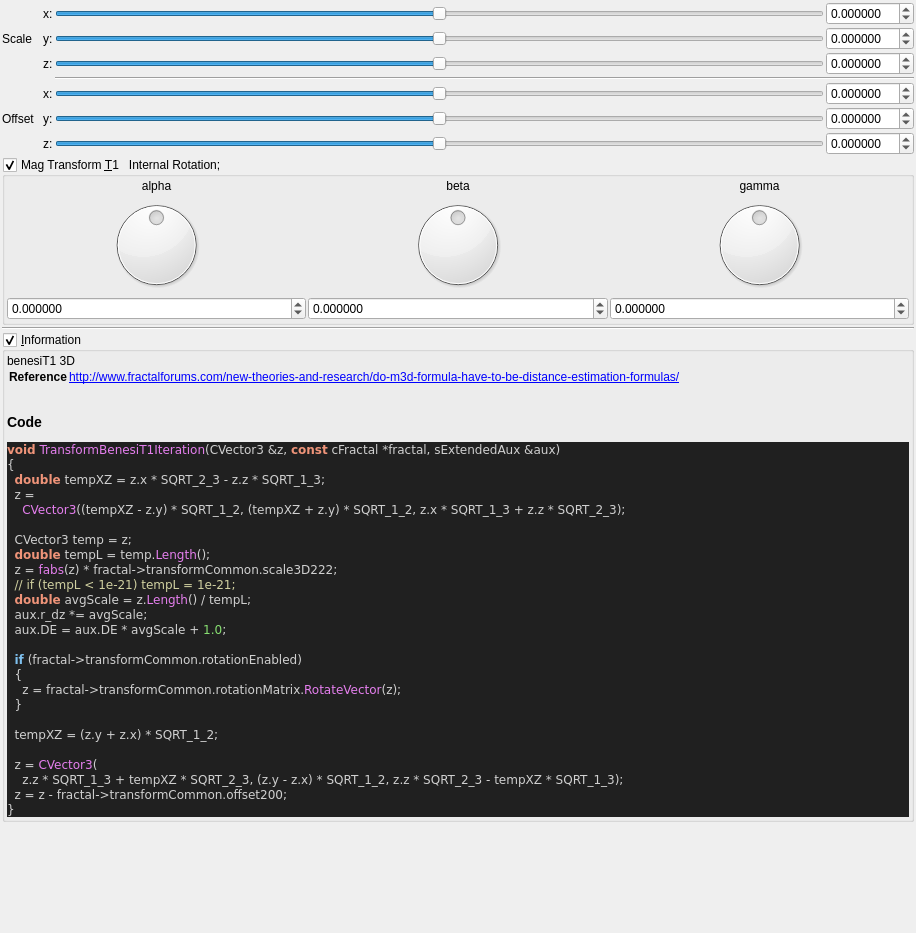
<?xml version="1.0" encoding="UTF-8"?>
<ui version="4.0">
 <class>Form</class>
 <widget class="QWidget" name="Form">
  <property name="geometry">
   <rect>
    <x>0</x>
    <y>0</y>
    <width>916</width>
    <height>933</height>
   </rect>
  </property>
  <property name="windowTitle">
   <string>Form</string>
  </property>
  <layout class="QVBoxLayout" name="verticalLayout">
   <property name="spacing">
    <number>2</number>
   </property>
   <property name="leftMargin">
    <number>2</number>
   </property>
   <property name="topMargin">
    <number>2</number>
   </property>
   <property name="rightMargin">
    <number>2</number>
   </property>
   <property name="bottomMargin">
    <number>2</number>
   </property>
   <item>
    <layout class="QGridLayout" name="gridLayout_63">
     <property name="spacing">
      <number>2</number>
     </property>
     <item row="4" column="4">
      <widget class="MyDoubleSpinBox" name="spinbox3_transf_offset_200_x">
       <property name="sizePolicy">
        <sizepolicy hsizetype="Minimum" vsizetype="Maximum">
         <horstretch>0</horstretch>
         <verstretch>0</verstretch>
        </sizepolicy>
       </property>
       <property name="prefix">
        <string/>
       </property>
       <property name="suffix">
        <string/>
       </property>
       <property name="decimals">
        <number>6</number>
       </property>
       <property name="minimum">
        <double>-99.989999999999995</double>
       </property>
       <property name="maximum">
        <double>99.989999999999995</double>
       </property>
       <property name="singleStep">
        <double>0.100000000000000</double>
       </property>
      </widget>
     </item>
     <item row="6" column="3">
      <widget class="QSlider" name="slider3_transf_offset_200_z">
       <property name="sizePolicy">
        <sizepolicy hsizetype="Expanding" vsizetype="Maximum">
         <horstretch>0</horstretch>
         <verstretch>0</verstretch>
        </sizepolicy>
       </property>
       <property name="minimum">
        <number>-5000000</number>
       </property>
       <property name="maximum">
        <number>5000000</number>
       </property>
       <property name="singleStep">
        <number>1</number>
       </property>
       <property name="orientation">
        <enum>Qt::Horizontal</enum>
       </property>
      </widget>
     </item>
     <item row="5" column="3">
      <widget class="QSlider" name="slider3_transf_offset_200_y">
       <property name="sizePolicy">
        <sizepolicy hsizetype="Expanding" vsizetype="Maximum">
         <horstretch>0</horstretch>
         <verstretch>0</verstretch>
        </sizepolicy>
       </property>
       <property name="minimum">
        <number>-5000000</number>
       </property>
       <property name="maximum">
        <number>5000000</number>
       </property>
       <property name="singleStep">
        <number>1</number>
       </property>
       <property name="orientation">
        <enum>Qt::Horizontal</enum>
       </property>
      </widget>
     </item>
     <item row="3" column="3" colspan="2">
      <widget class="Line" name="line_53">
       <property name="orientation">
        <enum>Qt::Horizontal</enum>
       </property>
      </widget>
     </item>
     <item row="0" column="4">
      <widget class="MyDoubleSpinBox" name="spinbox3_transf_scale3D_222_x">
       <property name="sizePolicy">
        <sizepolicy hsizetype="Minimum" vsizetype="Maximum">
         <horstretch>0</horstretch>
         <verstretch>0</verstretch>
        </sizepolicy>
       </property>
       <property name="prefix">
        <string/>
       </property>
       <property name="suffix">
        <string/>
       </property>
       <property name="decimals">
        <number>6</number>
       </property>
       <property name="minimum">
        <double>-99.989999999999995</double>
       </property>
       <property name="maximum">
        <double>99.989999999999995</double>
       </property>
       <property name="singleStep">
        <double>0.100000000000000</double>
       </property>
      </widget>
     </item>
     <item row="4" column="3">
      <widget class="QSlider" name="slider3_transf_offset_200_x">
       <property name="sizePolicy">
        <sizepolicy hsizetype="Preferred" vsizetype="Preferred">
         <horstretch>0</horstretch>
         <verstretch>0</verstretch>
        </sizepolicy>
       </property>
       <property name="minimum">
        <number>-5000000</number>
       </property>
       <property name="maximum">
        <number>5000000</number>
       </property>
       <property name="singleStep">
        <number>1</number>
       </property>
       <property name="orientation">
        <enum>Qt::Horizontal</enum>
       </property>
      </widget>
     </item>
     <item row="1" column="4">
      <widget class="MyDoubleSpinBox" name="spinbox3_transf_scale3D_222_y">
       <property name="sizePolicy">
        <sizepolicy hsizetype="Minimum" vsizetype="Maximum">
         <horstretch>0</horstretch>
         <verstretch>0</verstretch>
        </sizepolicy>
       </property>
       <property name="prefix">
        <string/>
       </property>
       <property name="suffix">
        <string/>
       </property>
       <property name="decimals">
        <number>6</number>
       </property>
       <property name="minimum">
        <double>-99.989999999999995</double>
       </property>
       <property name="maximum">
        <double>99.989999999999995</double>
       </property>
       <property name="singleStep">
        <double>0.100000000000000</double>
       </property>
      </widget>
     </item>
     <item row="5" column="2">
      <widget class="QLabel" name="label_260">
       <property name="text">
        <string>y:</string>
       </property>
      </widget>
     </item>
     <item row="6" column="2">
      <widget class="QLabel" name="label_254">
       <property name="text">
        <string>z:</string>
       </property>
      </widget>
     </item>
     <item row="1" column="2">
      <widget class="QLabel" name="label_259">
       <property name="text">
        <string>y:</string>
       </property>
      </widget>
     </item>
     <item row="2" column="2">
      <widget class="QLabel" name="label_250">
       <property name="text">
        <string>z:</string>
       </property>
      </widget>
     </item>
     <item row="6" column="4">
      <widget class="MyDoubleSpinBox" name="spinbox3_transf_offset_200_z">
       <property name="sizePolicy">
        <sizepolicy hsizetype="Minimum" vsizetype="Maximum">
         <horstretch>0</horstretch>
         <verstretch>0</verstretch>
        </sizepolicy>
       </property>
       <property name="prefix">
        <string/>
       </property>
       <property name="suffix">
        <string/>
       </property>
       <property name="decimals">
        <number>6</number>
       </property>
       <property name="minimum">
        <double>-99.989999999999995</double>
       </property>
       <property name="maximum">
        <double>99.989999999999995</double>
       </property>
       <property name="singleStep">
        <double>0.100000000000000</double>
       </property>
      </widget>
     </item>
     <item row="1" column="3">
      <widget class="QSlider" name="slider3_transf_scale3D_222_y">
       <property name="sizePolicy">
        <sizepolicy hsizetype="Expanding" vsizetype="Maximum">
         <horstretch>0</horstretch>
         <verstretch>0</verstretch>
        </sizepolicy>
       </property>
       <property name="minimum">
        <number>-5000000</number>
       </property>
       <property name="maximum">
        <number>5000000</number>
       </property>
       <property name="singleStep">
        <number>1</number>
       </property>
       <property name="orientation">
        <enum>Qt::Horizontal</enum>
       </property>
      </widget>
     </item>
     <item row="0" column="3">
      <widget class="QSlider" name="slider3_transf_scale3D_222_x">
       <property name="sizePolicy">
        <sizepolicy hsizetype="Preferred" vsizetype="Preferred">
         <horstretch>0</horstretch>
         <verstretch>0</verstretch>
        </sizepolicy>
       </property>
       <property name="minimum">
        <number>-5000000</number>
       </property>
       <property name="maximum">
        <number>5000000</number>
       </property>
       <property name="singleStep">
        <number>1</number>
       </property>
       <property name="orientation">
        <enum>Qt::Horizontal</enum>
       </property>
      </widget>
     </item>
     <item row="2" column="4">
      <widget class="MyDoubleSpinBox" name="spinbox3_transf_scale3D_222_z">
       <property name="sizePolicy">
        <sizepolicy hsizetype="Minimum" vsizetype="Maximum">
         <horstretch>0</horstretch>
         <verstretch>0</verstretch>
        </sizepolicy>
       </property>
       <property name="prefix">
        <string/>
       </property>
       <property name="suffix">
        <string/>
       </property>
       <property name="decimals">
        <number>6</number>
       </property>
       <property name="minimum">
        <double>-99.989999999999995</double>
       </property>
       <property name="maximum">
        <double>99.989999999999995</double>
       </property>
       <property name="singleStep">
        <double>0.100000000000000</double>
       </property>
      </widget>
     </item>
     <item row="0" column="2">
      <widget class="QLabel" name="label_251">
       <property name="text">
        <string>x:</string>
       </property>
      </widget>
     </item>
     <item row="4" column="2">
      <widget class="QLabel" name="label_252">
       <property name="text">
        <string>x:</string>
       </property>
      </widget>
     </item>
     <item row="5" column="4">
      <widget class="MyDoubleSpinBox" name="spinbox3_transf_offset_200_y">
       <property name="sizePolicy">
        <sizepolicy hsizetype="Minimum" vsizetype="Maximum">
         <horstretch>0</horstretch>
         <verstretch>0</verstretch>
        </sizepolicy>
       </property>
       <property name="prefix">
        <string/>
       </property>
       <property name="suffix">
        <string/>
       </property>
       <property name="decimals">
        <number>6</number>
       </property>
       <property name="minimum">
        <double>-99.989999999999995</double>
       </property>
       <property name="maximum">
        <double>99.989999999999995</double>
       </property>
       <property name="singleStep">
        <double>0.100000000000000</double>
       </property>
      </widget>
     </item>
     <item row="2" column="3">
      <widget class="QSlider" name="slider3_transf_scale3D_222_z">
       <property name="sizePolicy">
        <sizepolicy hsizetype="Expanding" vsizetype="Maximum">
         <horstretch>0</horstretch>
         <verstretch>0</verstretch>
        </sizepolicy>
       </property>
       <property name="minimum">
        <number>-5000000</number>
       </property>
       <property name="maximum">
        <number>5000000</number>
       </property>
       <property name="singleStep">
        <number>1</number>
       </property>
       <property name="orientation">
        <enum>Qt::Horizontal</enum>
       </property>
      </widget>
     </item>
     <item row="5" column="1">
      <widget class="QLabel" name="label_255">
       <property name="text">
        <string>Offset  </string>
       </property>
      </widget>
     </item>
     <item row="1" column="1">
      <widget class="QLabel" name="label_258">
       <property name="text">
        <string>Scale</string>
       </property>
      </widget>
     </item>
    </layout>
   </item>
   <item>
    <widget class="MyGroupBox" name="groupCheck_transf_rotation_enabled">
     <property name="title">
      <string>Mag Transform &amp;T1   Internal Rotation; </string>
     </property>
     <property name="checkable">
      <bool>true</bool>
     </property>
     <layout class="QVBoxLayout" name="verticalLayout_8" stretch="0">
      <property name="spacing">
       <number>2</number>
      </property>
      <property name="leftMargin">
       <number>2</number>
      </property>
      <property name="topMargin">
       <number>2</number>
      </property>
      <property name="rightMargin">
       <number>2</number>
      </property>
      <property name="bottomMargin">
       <number>2</number>
      </property>
      <item>
       <layout class="QGridLayout" name="gridLayout_10">
        <property name="spacing">
         <number>2</number>
        </property>
        <item row="1" column="2">
         <widget class="QLabel" name="label_36">
          <property name="text">
           <string>gamma</string>
          </property>
          <property name="alignment">
           <set>Qt::AlignCenter</set>
          </property>
         </widget>
        </item>
        <item row="1" column="1">
         <widget class="QLabel" name="label_34">
          <property name="text">
           <string>beta</string>
          </property>
          <property name="alignment">
           <set>Qt::AlignCenter</set>
          </property>
         </widget>
        </item>
        <item row="1" column="0">
         <widget class="QLabel" name="label_35">
          <property name="text">
           <string>alpha</string>
          </property>
          <property name="alignment">
           <set>Qt::AlignCenter</set>
          </property>
         </widget>
        </item>
        <item row="2" column="1">
         <widget class="QDial" name="dial3_transf_rotation_y">
          <property name="minimum">
           <number>-18000</number>
          </property>
          <property name="maximum">
           <number>18000</number>
          </property>
          <property name="wrapping">
           <bool>true</bool>
          </property>
         </widget>
        </item>
        <item row="2" column="2">
         <widget class="QDial" name="dial3_transf_rotation_z">
          <property name="minimum">
           <number>-18000</number>
          </property>
          <property name="maximum">
           <number>18000</number>
          </property>
          <property name="wrapping">
           <bool>true</bool>
          </property>
         </widget>
        </item>
        <item row="3" column="0">
         <widget class="MyDoubleSpinBox" name="spinboxd3_transf_rotation_x">
          <property name="sizePolicy">
           <sizepolicy hsizetype="Minimum" vsizetype="Maximum">
            <horstretch>0</horstretch>
            <verstretch>0</verstretch>
           </sizepolicy>
          </property>
          <property name="prefix">
           <string/>
          </property>
          <property name="suffix">
           <string/>
          </property>
          <property name="decimals">
           <number>6</number>
          </property>
          <property name="minimum">
           <double>-180.000000000000000</double>
          </property>
          <property name="maximum">
           <double>180.000000000000000</double>
          </property>
          <property name="singleStep">
           <double>1.000000000000000</double>
          </property>
         </widget>
        </item>
        <item row="2" column="0">
         <widget class="QDial" name="dial3_transf_rotation_x">
          <property name="minimum">
           <number>-18000</number>
          </property>
          <property name="maximum">
           <number>18000</number>
          </property>
          <property name="wrapping">
           <bool>true</bool>
          </property>
         </widget>
        </item>
        <item row="3" column="2">
         <widget class="MyDoubleSpinBox" name="spinboxd3_transf_rotation_z">
          <property name="sizePolicy">
           <sizepolicy hsizetype="Minimum" vsizetype="Maximum">
            <horstretch>0</horstretch>
            <verstretch>0</verstretch>
           </sizepolicy>
          </property>
          <property name="prefix">
           <string/>
          </property>
          <property name="suffix">
           <string/>
          </property>
          <property name="decimals">
           <number>6</number>
          </property>
          <property name="minimum">
           <double>-180.000000000000000</double>
          </property>
          <property name="maximum">
           <double>180.000000000000000</double>
          </property>
          <property name="singleStep">
           <double>1.000000000000000</double>
          </property>
         </widget>
        </item>
        <item row="3" column="1">
         <widget class="MyDoubleSpinBox" name="spinboxd3_transf_rotation_y">
          <property name="sizePolicy">
           <sizepolicy hsizetype="Minimum" vsizetype="Maximum">
            <horstretch>0</horstretch>
            <verstretch>0</verstretch>
           </sizepolicy>
          </property>
          <property name="prefix">
           <string/>
          </property>
          <property name="suffix">
           <string/>
          </property>
          <property name="decimals">
           <number>6</number>
          </property>
          <property name="minimum">
           <double>-180.000000000000000</double>
          </property>
          <property name="maximum">
           <double>180.000000000000000</double>
          </property>
          <property name="singleStep">
           <double>1.000000000000000</double>
          </property>
         </widget>
        </item>
       </layout>
      </item>
     </layout>
    </widget>
   </item>
   <item>
    <widget class="Line" name="line_55">
     <property name="orientation">
      <enum>Qt::Horizontal</enum>
     </property>
    </widget>
   </item>
   <item>
    <widget class="MyGroupBox" name="groupCheck_info">
     <property name="title">
      <string>&amp;Information</string>
     </property>
     <property name="flat">
      <bool>false</bool>
     </property>
     <property name="checkable">
      <bool>true</bool>
     </property>
     <layout class="QVBoxLayout" name="verticalLayout_2">
      <property name="spacing">
       <number>2</number>
      </property>
      <property name="leftMargin">
       <number>2</number>
      </property>
      <property name="topMargin">
       <number>2</number>
      </property>
      <property name="rightMargin">
       <number>2</number>
      </property>
      <property name="bottomMargin">
       <number>2</number>
      </property>
      <item>
       <widget class="QLabel" name="label_code_content">
        <property name="text">
         <string>&lt;p&gt;benesiT1  3D&lt;/p&gt;&lt;table&gt;
&lt;tr&gt;&lt;th&gt;Reference&lt;/th&gt;&lt;td&gt;&lt;a href=&quot;http://www.fractalforums.com/new-theories-and-research/do-m3d-formula-have-to-be-distance-estimation-formulas/&quot;&gt;http://www.fractalforums.com/new-theories-and-research/do-m3d-formula-have-to-be-distance-estimation-formulas/&lt;br&gt;
&lt;/td&gt;&lt;/tr&gt;
&lt;/table&gt;
&lt;h3&gt;Code&lt;/h3&gt;
&lt;body style=&quot;background-color:#202020&quot;&gt;
&lt;pre style=&quot;color:#d0d0d0; background-color:#202020;  font-family:'Courier New',monospace;&quot;&gt;&lt;span style=&quot;color:#f09479; font-weight:bold&quot;&gt;void&lt;/span&gt; &lt;span style=&quot;color:#e47eed&quot;&gt;TransformBenesiT1Iteration&lt;/span&gt;&lt;span style=&quot;color:#d0d0d0&quot;&gt;(&lt;/span&gt;CVector3 &lt;span style=&quot;color:#d0d0d0&quot;&gt;&amp;amp;&lt;/span&gt;z&lt;span style=&quot;color:#d0d0d0&quot;&gt;,&lt;/span&gt; &lt;span style=&quot;color:#f09479; font-weight:bold&quot;&gt;const&lt;/span&gt; cFractal &lt;span style=&quot;color:#d0d0d0&quot;&gt;*&lt;/span&gt;fractal&lt;span style=&quot;color:#d0d0d0&quot;&gt;,&lt;/span&gt; sExtendedAux &lt;span style=&quot;color:#d0d0d0&quot;&gt;&amp;amp;&lt;/span&gt;aux&lt;span style=&quot;color:#d0d0d0&quot;&gt;)&lt;/span&gt;
&lt;span style=&quot;color:#d0d0d0&quot;&gt;{&lt;/span&gt;
  &lt;span style=&quot;color:#f09479; font-weight:bold&quot;&gt;double&lt;/span&gt; tempXZ &lt;span style=&quot;color:#d0d0d0&quot;&gt;=&lt;/span&gt; z&lt;span style=&quot;color:#d0d0d0&quot;&gt;.&lt;/span&gt;x &lt;span style=&quot;color:#d0d0d0&quot;&gt;*&lt;/span&gt; SQRT_2_3 &lt;span style=&quot;color:#d0d0d0&quot;&gt;-&lt;/span&gt; z&lt;span style=&quot;color:#d0d0d0&quot;&gt;.&lt;/span&gt;z &lt;span style=&quot;color:#d0d0d0&quot;&gt;*&lt;/span&gt; SQRT_1_3&lt;span style=&quot;color:#d0d0d0&quot;&gt;;&lt;/span&gt;
  z &lt;span style=&quot;color:#d0d0d0&quot;&gt;=&lt;/span&gt;
    &lt;span style=&quot;color:#e47eed&quot;&gt;CVector3&lt;/span&gt;&lt;span style=&quot;color:#d0d0d0&quot;&gt;((&lt;/span&gt;tempXZ &lt;span style=&quot;color:#d0d0d0&quot;&gt;-&lt;/span&gt; z&lt;span style=&quot;color:#d0d0d0&quot;&gt;.&lt;/span&gt;y&lt;span style=&quot;color:#d0d0d0&quot;&gt;) *&lt;/span&gt; SQRT_1_2&lt;span style=&quot;color:#d0d0d0&quot;&gt;, (&lt;/span&gt;tempXZ &lt;span style=&quot;color:#d0d0d0&quot;&gt;+&lt;/span&gt; z&lt;span style=&quot;color:#d0d0d0&quot;&gt;.&lt;/span&gt;y&lt;span style=&quot;color:#d0d0d0&quot;&gt;) *&lt;/span&gt; SQRT_1_2&lt;span style=&quot;color:#d0d0d0&quot;&gt;,&lt;/span&gt; z&lt;span style=&quot;color:#d0d0d0&quot;&gt;.&lt;/span&gt;x &lt;span style=&quot;color:#d0d0d0&quot;&gt;*&lt;/span&gt; SQRT_1_3 &lt;span style=&quot;color:#d0d0d0&quot;&gt;+&lt;/span&gt; z&lt;span style=&quot;color:#d0d0d0&quot;&gt;.&lt;/span&gt;z &lt;span style=&quot;color:#d0d0d0&quot;&gt;*&lt;/span&gt; SQRT_2_3&lt;span style=&quot;color:#d0d0d0&quot;&gt;);&lt;/span&gt;

  CVector3 temp &lt;span style=&quot;color:#d0d0d0&quot;&gt;=&lt;/span&gt; z&lt;span style=&quot;color:#d0d0d0&quot;&gt;;&lt;/span&gt;
  &lt;span style=&quot;color:#f09479; font-weight:bold&quot;&gt;double&lt;/span&gt; tempL &lt;span style=&quot;color:#d0d0d0&quot;&gt;=&lt;/span&gt; temp&lt;span style=&quot;color:#d0d0d0&quot;&gt;.&lt;/span&gt;&lt;span style=&quot;color:#e47eed&quot;&gt;Length&lt;/span&gt;&lt;span style=&quot;color:#d0d0d0&quot;&gt;();&lt;/span&gt;
  z &lt;span style=&quot;color:#d0d0d0&quot;&gt;=&lt;/span&gt; &lt;span style=&quot;color:#e47eed&quot;&gt;fabs&lt;/span&gt;&lt;span style=&quot;color:#d0d0d0&quot;&gt;(&lt;/span&gt;z&lt;span style=&quot;color:#d0d0d0&quot;&gt;) *&lt;/span&gt; fractal&lt;span style=&quot;color:#d0d0d0&quot;&gt;-&amp;gt;&lt;/span&gt;transformCommon&lt;span style=&quot;color:#d0d0d0&quot;&gt;.&lt;/span&gt;scale3D222&lt;span style=&quot;color:#d0d0d0&quot;&gt;;&lt;/span&gt;
  &lt;span style=&quot;color:#d0d0a0&quot;&gt;// if (tempL &amp;lt; 1e-21) tempL = 1e-21;&lt;/span&gt;
  &lt;span style=&quot;color:#f09479; font-weight:bold&quot;&gt;double&lt;/span&gt; avgScale &lt;span style=&quot;color:#d0d0d0&quot;&gt;=&lt;/span&gt; z&lt;span style=&quot;color:#d0d0d0&quot;&gt;.&lt;/span&gt;&lt;span style=&quot;color:#e47eed&quot;&gt;Length&lt;/span&gt;&lt;span style=&quot;color:#d0d0d0&quot;&gt;() /&lt;/span&gt; tempL&lt;span style=&quot;color:#d0d0d0&quot;&gt;;&lt;/span&gt;
  aux&lt;span style=&quot;color:#d0d0d0&quot;&gt;.&lt;/span&gt;r_dz &lt;span style=&quot;color:#d0d0d0&quot;&gt;*=&lt;/span&gt; avgScale&lt;span style=&quot;color:#d0d0d0&quot;&gt;;&lt;/span&gt;
  aux&lt;span style=&quot;color:#d0d0d0&quot;&gt;.&lt;/span&gt;DE &lt;span style=&quot;color:#d0d0d0&quot;&gt;=&lt;/span&gt; aux&lt;span style=&quot;color:#d0d0d0&quot;&gt;.&lt;/span&gt;DE &lt;span style=&quot;color:#d0d0d0&quot;&gt;*&lt;/span&gt; avgScale &lt;span style=&quot;color:#d0d0d0&quot;&gt;+&lt;/span&gt; &lt;span style=&quot;color:#87df71&quot;&gt;1.0&lt;/span&gt;&lt;span style=&quot;color:#d0d0d0&quot;&gt;;&lt;/span&gt;

  &lt;span style=&quot;color:#7ec0ee; font-weight:bold&quot;&gt;if&lt;/span&gt; &lt;span style=&quot;color:#d0d0d0&quot;&gt;(&lt;/span&gt;fractal&lt;span style=&quot;color:#d0d0d0&quot;&gt;-&amp;gt;&lt;/span&gt;transformCommon&lt;span style=&quot;color:#d0d0d0&quot;&gt;.&lt;/span&gt;rotationEnabled&lt;span style=&quot;color:#d0d0d0&quot;&gt;)&lt;/span&gt;
  &lt;span style=&quot;color:#d0d0d0&quot;&gt;{&lt;/span&gt;
    z &lt;span style=&quot;color:#d0d0d0&quot;&gt;=&lt;/span&gt; fractal&lt;span style=&quot;color:#d0d0d0&quot;&gt;-&amp;gt;&lt;/span&gt;transformCommon&lt;span style=&quot;color:#d0d0d0&quot;&gt;.&lt;/span&gt;rotationMatrix&lt;span style=&quot;color:#d0d0d0&quot;&gt;.&lt;/span&gt;&lt;span style=&quot;color:#e47eed&quot;&gt;RotateVector&lt;/span&gt;&lt;span style=&quot;color:#d0d0d0&quot;&gt;(&lt;/span&gt;z&lt;span style=&quot;color:#d0d0d0&quot;&gt;);&lt;/span&gt;
  &lt;span style=&quot;color:#d0d0d0&quot;&gt;}&lt;/span&gt;

  tempXZ &lt;span style=&quot;color:#d0d0d0&quot;&gt;= (&lt;/span&gt;z&lt;span style=&quot;color:#d0d0d0&quot;&gt;.&lt;/span&gt;y &lt;span style=&quot;color:#d0d0d0&quot;&gt;+&lt;/span&gt; z&lt;span style=&quot;color:#d0d0d0&quot;&gt;.&lt;/span&gt;x&lt;span style=&quot;color:#d0d0d0&quot;&gt;) *&lt;/span&gt; SQRT_1_2&lt;span style=&quot;color:#d0d0d0&quot;&gt;;&lt;/span&gt;

  z &lt;span style=&quot;color:#d0d0d0&quot;&gt;=&lt;/span&gt; &lt;span style=&quot;color:#e47eed&quot;&gt;CVector3&lt;/span&gt;&lt;span style=&quot;color:#d0d0d0&quot;&gt;(&lt;/span&gt;
    z&lt;span style=&quot;color:#d0d0d0&quot;&gt;.&lt;/span&gt;z &lt;span style=&quot;color:#d0d0d0&quot;&gt;*&lt;/span&gt; SQRT_1_3 &lt;span style=&quot;color:#d0d0d0&quot;&gt;+&lt;/span&gt; tempXZ &lt;span style=&quot;color:#d0d0d0&quot;&gt;*&lt;/span&gt; SQRT_2_3&lt;span style=&quot;color:#d0d0d0&quot;&gt;, (&lt;/span&gt;z&lt;span style=&quot;color:#d0d0d0&quot;&gt;.&lt;/span&gt;y &lt;span style=&quot;color:#d0d0d0&quot;&gt;-&lt;/span&gt; z&lt;span style=&quot;color:#d0d0d0&quot;&gt;.&lt;/span&gt;x&lt;span style=&quot;color:#d0d0d0&quot;&gt;) *&lt;/span&gt; SQRT_1_2&lt;span style=&quot;color:#d0d0d0&quot;&gt;,&lt;/span&gt; z&lt;span style=&quot;color:#d0d0d0&quot;&gt;.&lt;/span&gt;z &lt;span style=&quot;color:#d0d0d0&quot;&gt;*&lt;/span&gt; SQRT_2_3 &lt;span style=&quot;color:#d0d0d0&quot;&gt;-&lt;/span&gt; tempXZ &lt;span style=&quot;color:#d0d0d0&quot;&gt;*&lt;/span&gt; SQRT_1_3&lt;span style=&quot;color:#d0d0d0&quot;&gt;);&lt;/span&gt;
  z &lt;span style=&quot;color:#d0d0d0&quot;&gt;=&lt;/span&gt; z &lt;span style=&quot;color:#d0d0d0&quot;&gt;-&lt;/span&gt; fractal&lt;span style=&quot;color:#d0d0d0&quot;&gt;-&amp;gt;&lt;/span&gt;transformCommon&lt;span style=&quot;color:#d0d0d0&quot;&gt;.&lt;/span&gt;offset200&lt;span style=&quot;color:#d0d0d0&quot;&gt;;&lt;/span&gt;
&lt;span style=&quot;color:#d0d0d0&quot;&gt;}&lt;/span&gt;
&lt;/pre&gt;
&lt;/body&gt;</string>
        </property>
        <property name="wordWrap">
         <bool>true</bool>
        </property>
        <property name="openExternalLinks">
         <bool>true</bool>
        </property>
        <property name="textInteractionFlags">
         <set>Qt::LinksAccessibleByMouse|Qt::TextSelectableByMouse</set>
        </property>
       </widget>
      </item>
     </layout>
    </widget>
   </item>
   <item>
    <spacer name="verticalSpacer">
     <property name="orientation">
      <enum>Qt::Vertical</enum>
     </property>
     <property name="sizeHint" stdset="0">
      <size>
       <width>20</width>
       <height>40</height>
      </size>
     </property>
    </spacer>
   </item>
  </layout>
 </widget>
 <customwidgets>
  <customwidget>
   <class>MyDoubleSpinBox</class>
   <extends>QDoubleSpinBox</extends>
   <header>my_double_spin_box.h</header>
  </customwidget>
  <customwidget>
   <class>MyGroupBox</class>
   <extends>QGroupBox</extends>
   <header>my_group_box.h</header>
   <container>1</container>
  </customwidget>
 </customwidgets>
 <resources/>
 <connections/>
</ui>
